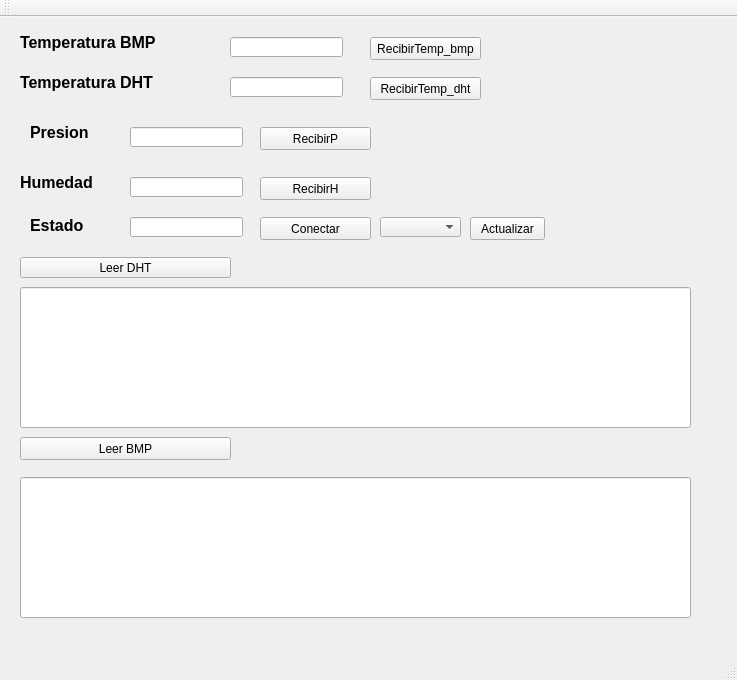
<?xml version="1.0" encoding="UTF-8"?>
<ui version="4.0">
 <class>MainWindow</class>
 <widget class="QMainWindow" name="MainWindow">
  <property name="geometry">
   <rect>
    <x>0</x>
    <y>0</y>
    <width>737</width>
    <height>680</height>
   </rect>
  </property>
  <property name="windowTitle">
   <string>MainWindow</string>
  </property>
  <widget class="QWidget" name="centralWidget">
   <widget class="QLabel" name="label_temp">
    <property name="geometry">
     <rect>
      <x>20</x>
      <y>10</y>
      <width>191</width>
      <height>31</height>
     </rect>
    </property>
    <property name="font">
     <font>
      <pointsize>12</pointsize>
      <weight>75</weight>
      <bold>true</bold>
     </font>
    </property>
    <property name="text">
     <string>Temperatura BMP</string>
    </property>
   </widget>
   <widget class="QLabel" name="label_pres">
    <property name="geometry">
     <rect>
      <x>30</x>
      <y>100</y>
      <width>81</width>
      <height>31</height>
     </rect>
    </property>
    <property name="font">
     <font>
      <pointsize>12</pointsize>
      <weight>75</weight>
      <bold>true</bold>
     </font>
    </property>
    <property name="text">
     <string>Presion</string>
    </property>
   </widget>
   <widget class="QLabel" name="label_hum">
    <property name="geometry">
     <rect>
      <x>20</x>
      <y>150</y>
      <width>101</width>
      <height>31</height>
     </rect>
    </property>
    <property name="font">
     <font>
      <pointsize>12</pointsize>
      <weight>75</weight>
      <bold>true</bold>
     </font>
    </property>
    <property name="text">
     <string>Humedad</string>
    </property>
   </widget>
   <widget class="QLabel" name="label_estado">
    <property name="geometry">
     <rect>
      <x>30</x>
      <y>200</y>
      <width>91</width>
      <height>16</height>
     </rect>
    </property>
    <property name="font">
     <font>
      <pointsize>12</pointsize>
      <weight>75</weight>
      <bold>true</bold>
     </font>
    </property>
    <property name="text">
     <string>Estado</string>
    </property>
   </widget>
   <widget class="QLineEdit" name="lineEdit_temp">
    <property name="geometry">
     <rect>
      <x>230</x>
      <y>20</y>
      <width>113</width>
      <height>20</height>
     </rect>
    </property>
   </widget>
   <widget class="QLineEdit" name="lineEdit_pres">
    <property name="geometry">
     <rect>
      <x>130</x>
      <y>110</y>
      <width>113</width>
      <height>20</height>
     </rect>
    </property>
   </widget>
   <widget class="QLineEdit" name="lineEdit_hum">
    <property name="geometry">
     <rect>
      <x>130</x>
      <y>160</y>
      <width>113</width>
      <height>20</height>
     </rect>
    </property>
   </widget>
   <widget class="QLineEdit" name="lineEdit_estado">
    <property name="geometry">
     <rect>
      <x>130</x>
      <y>200</y>
      <width>113</width>
      <height>20</height>
     </rect>
    </property>
   </widget>
   <widget class="QPushButton" name="pushButton_T">
    <property name="geometry">
     <rect>
      <x>370</x>
      <y>20</y>
      <width>111</width>
      <height>23</height>
     </rect>
    </property>
    <property name="text">
     <string>RecibirTemp_bmp</string>
    </property>
   </widget>
   <widget class="QPushButton" name="pushButton_P">
    <property name="geometry">
     <rect>
      <x>260</x>
      <y>110</y>
      <width>111</width>
      <height>23</height>
     </rect>
    </property>
    <property name="text">
     <string>RecibirP</string>
    </property>
   </widget>
   <widget class="QPushButton" name="pushButton_conectar">
    <property name="geometry">
     <rect>
      <x>260</x>
      <y>200</y>
      <width>111</width>
      <height>23</height>
     </rect>
    </property>
    <property name="text">
     <string>Conectar</string>
    </property>
   </widget>
   <widget class="QPushButton" name="pushButton_Leer_dht">
    <property name="geometry">
     <rect>
      <x>20</x>
      <y>240</y>
      <width>211</width>
      <height>21</height>
     </rect>
    </property>
    <property name="text">
     <string>Leer DHT</string>
    </property>
   </widget>
   <widget class="QComboBox" name="comboBox_puertos">
    <property name="geometry">
     <rect>
      <x>380</x>
      <y>200</y>
      <width>81</width>
      <height>20</height>
     </rect>
    </property>
    <property name="sizePolicy">
     <sizepolicy hsizetype="Expanding" vsizetype="Fixed">
      <horstretch>0</horstretch>
      <verstretch>0</verstretch>
     </sizepolicy>
    </property>
    <property name="editable">
     <bool>false</bool>
    </property>
   </widget>
   <widget class="QPushButton" name="button_refresh_ports">
    <property name="geometry">
     <rect>
      <x>470</x>
      <y>200</y>
      <width>75</width>
      <height>23</height>
     </rect>
    </property>
    <property name="toolTip">
     <string>Refrescar puertos</string>
    </property>
    <property name="statusTip">
     <string>Refrescar puertos</string>
    </property>
    <property name="text">
     <string>Actualizar</string>
    </property>
   </widget>
   <widget class="QPushButton" name="pushButton_P_2">
    <property name="geometry">
     <rect>
      <x>260</x>
      <y>160</y>
      <width>111</width>
      <height>23</height>
     </rect>
    </property>
    <property name="text">
     <string>RecibirH</string>
    </property>
   </widget>
   <widget class="QLineEdit" name="lineEdit_leerdht">
    <property name="geometry">
     <rect>
      <x>20</x>
      <y>270</y>
      <width>671</width>
      <height>141</height>
     </rect>
    </property>
   </widget>
   <widget class="QLabel" name="label_temp_2">
    <property name="geometry">
     <rect>
      <x>20</x>
      <y>50</y>
      <width>191</width>
      <height>31</height>
     </rect>
    </property>
    <property name="font">
     <font>
      <pointsize>12</pointsize>
      <weight>75</weight>
      <bold>true</bold>
     </font>
    </property>
    <property name="text">
     <string>Temperatura DHT</string>
    </property>
   </widget>
   <widget class="QLineEdit" name="lineEdit_temp_2">
    <property name="geometry">
     <rect>
      <x>230</x>
      <y>60</y>
      <width>113</width>
      <height>20</height>
     </rect>
    </property>
   </widget>
   <widget class="QPushButton" name="pushButton_T_2">
    <property name="geometry">
     <rect>
      <x>370</x>
      <y>60</y>
      <width>111</width>
      <height>23</height>
     </rect>
    </property>
    <property name="text">
     <string>RecibirTemp_dht</string>
    </property>
   </widget>
   <widget class="QPushButton" name="pushButton_Leer_bmp">
    <property name="geometry">
     <rect>
      <x>20</x>
      <y>420</y>
      <width>211</width>
      <height>23</height>
     </rect>
    </property>
    <property name="text">
     <string>Leer BMP</string>
    </property>
   </widget>
   <widget class="QLineEdit" name="lineEdit_leerbmp">
    <property name="geometry">
     <rect>
      <x>20</x>
      <y>460</y>
      <width>671</width>
      <height>141</height>
     </rect>
    </property>
   </widget>
  </widget>
  <widget class="QToolBar" name="mainToolBar">
   <attribute name="toolBarArea">
    <enum>TopToolBarArea</enum>
   </attribute>
   <attribute name="toolBarBreak">
    <bool>false</bool>
   </attribute>
  </widget>
  <widget class="QStatusBar" name="statusBar"/>
 </widget>
 <layoutdefault spacing="6" margin="11"/>
 <resources/>
 <connections/>
</ui>
